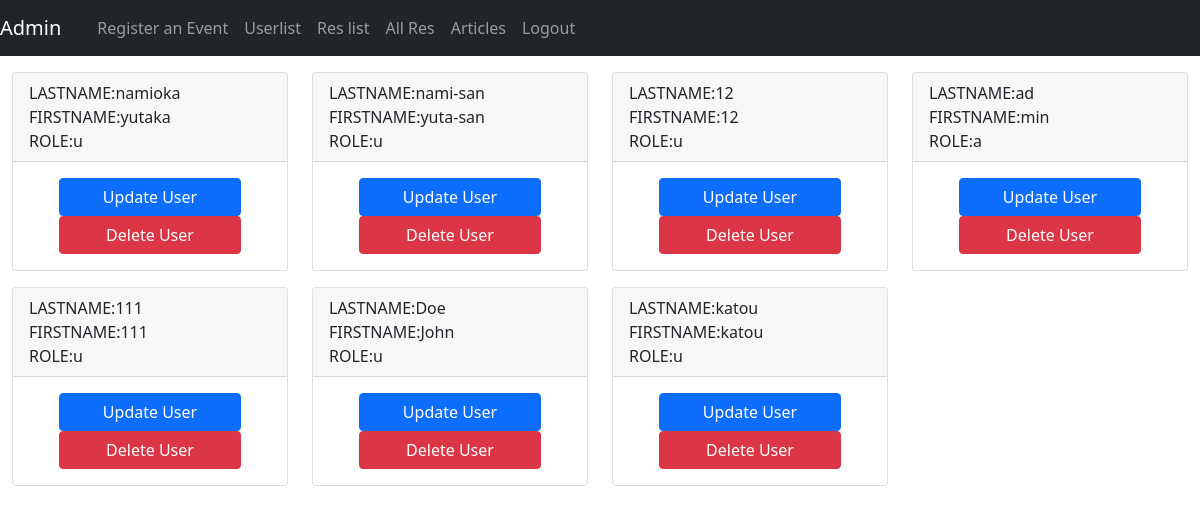
Page /userlist.php on the committed database.
### tables this page shows
CREATE TABLE `users` (
  `user_id` int(11) NOT NULL,
  `lname` varchar(255) NOT NULL,
  `fname` varchar(255) NOT NULL,
  `email` varchar(255) NOT NULL,
  `password` varchar(255) NOT NULL,
  `role` varchar(10) NOT NULL DEFAULT 'u'
);

### classes/Database.php (called while the page is built, shortened)
<?php
class Database{
    private $servername = 'us-cdbr-east-04.cleardb.com';
    private $username = 'bc0834ecc021a1';
    private $password = 'f7c8f6cf';
    private $db_name = 'heroku_6466d73cb3ad493';
    function __construct()
    {
        return $this->conn = new mysqli($this->servername,$this->username,$this->password,$this->db_name);
    }
}
?>

### action.php (called while the page is built, shortened)
<?php
include 'classes/Functions.php';
$functionObj = new Functions;
?>

### classes/Functions.php (called while the page is built, shortened)
<?php
include 'Database.php';
class Functions extends Database{
    function read_users(){
        $sql = "SELECT * FROM users";
        $result = $this->conn->query($sql);
        if($result->num_rows>0){
            $row = array();
            while($rows = $result->fetch_assoc()){
                $row[] = $rows;
            }
            return $row;
        }else{
            return FALSE;
        }
    }
}
?>

### userlist.php (the view, shortened to what this page needs)
<?php
include 'action.php';
$userlist = $functionObj->read_users();
?>
<!DOCTYPE html>
<html lang="en">
<head>
                <link rel="stylesheet" href="https://cdn.jsdelivr.net/npm/bootstrap@5.0.2/dist/css/bootstrap.min.css">
</head>
<body>
<?php
    include 'navbar.php';
    ?>
    <div class="container-fluid">
        <div class="row">
            <?php foreach($userlist as $row):
                $id = $row['user_id'];
            ?>
            <div class="col-3">
                <div class="card mt-3">
                    <div class="card-header">
                        LASTNAME:<?php echo $row['lname'];?><br>
                        FIRSTNAME:<?php echo $row['fname'];?><br>
                        ROLE:<?php echo $row['role'];?><br>
                    </div>
                    <div class="card-body text-center">
                        <a href="updateUser.php?user_id=<?php echo $id?>" class="btn btn-primary w-75">Update User</a>
                        <a href="userDeleteCheck.php?user_id=<?php echo $id?>" class="btn btn-danger w-75">Delete User</a>
                    </div>
                </div>
            </div>
            <?php endforeach;?>
        </div>
    </div>
</body>
</html>

### rows in the picture
users: lname "namioka", fname "yutaka", role "u"
users: lname "nami-san", fname "yuta-san", role "u"
users: lname "12", fname "12", role "u"
users: lname "ad", fname "min", role "a"
users: lname "111", fname "111", role "u"
users: lname "Doe", fname "John", role "u"
users: lname "katou", fname "katou", role "u"
